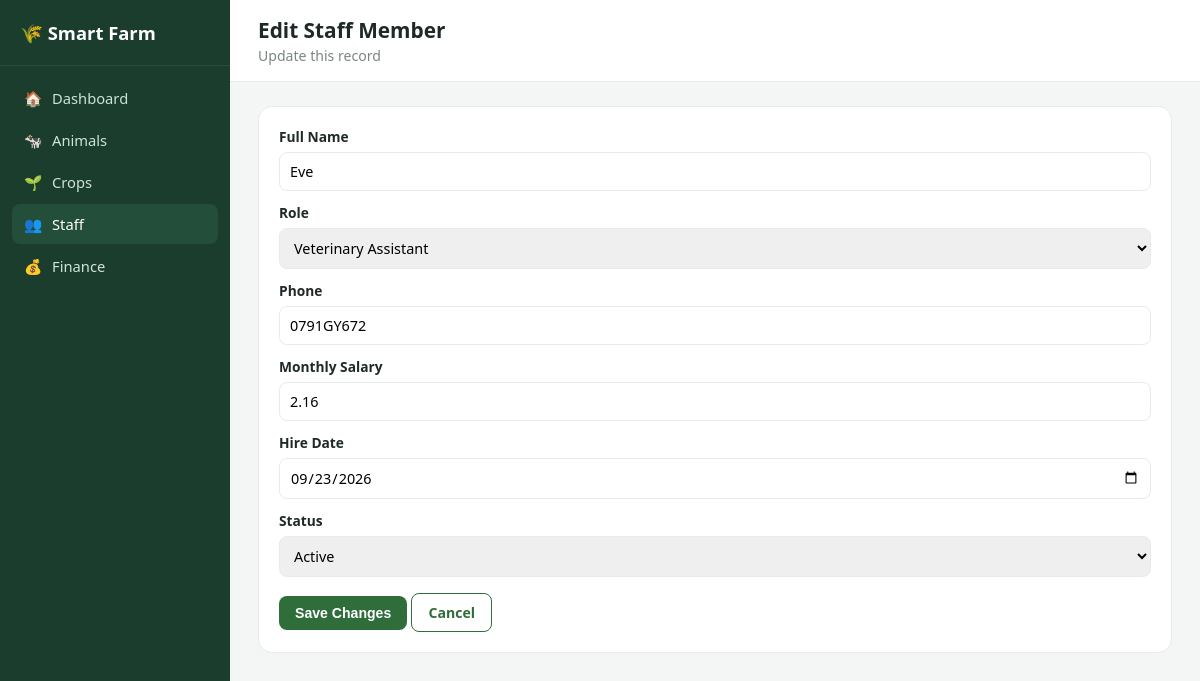
Screenshot of /staff/1/edit with the database file from the repository.
### models.py (models this page shows)
class Staff(db.Model):
    __tablename__ = "staff"
    id = db.Column(db.Integer, primary_key=True)
    name = db.Column(db.String(80), nullable=False)
    role = db.Column(db.String(50))
    phone = db.Column(db.String(30))
    hire_date = db.Column(db.Date)
    monthly_salary = db.Column(db.Float, default=0)
    status = db.Column(db.String(20), default="Active")  # Active/Inactive

### app.py (the view, shortened to what this page needs)
@app.route("/staff/<int:staff_id>/edit", methods=["GET", "POST"])
def edit_staff(staff_id):
    member = Staff.query.get_or_404(staff_id)
    return render_template("/staff/add_staff.html", member=member)

### templates/staff/add_staff.html (shortened to what this page needs)
{% extends "base.html" %}
{% block page_title %}{{ 'Edit' if member else 'Add' }} Staff Member{% endblock %}
{% block page_subtitle %}{{ 'Update this record' if member else 'Add a new team member' }}{% endblock %}
{% block content %}
  <div class="card">
    <form method="POST">
      <div class="field" style="margin-bottom:12px;">
        <label>Full Name</label>
        <input type="text" name="name" required value="{{ member.name if member else '' }}">
      </div>
      <div class="field" style="margin-bottom:12px;">
        <label>Role</label>
        <select name="role">
          {% for role_name in ["Herder", "Farmhand", "Manager", "Veterinary Assistant", "Driver", "Security"] %}
          <option value="{{ role_name }}" {{ 'selected' if member and member.role == role_name }}>{{ role_name }}</option>
          {% endfor %}
        </select>
      </div>
      <div class="field" style="margin-bottom:12px;">
        <label>Phone</label>
        <input type="text" name="phone" value="{{ member.phone if member else '' }}">
      </div>
      <div class="field" style="margin-bottom:12px;">
        <label>Monthly Salary</label>
        <input type="number" step="0.01" name="monthly_salary" value="{{ member.monthly_salary if member else '' }}">
      </div>
      <div class="field" style="margin-bottom:12px;">
        <label>Hire Date</label>
        <input type="date" name="hire_date" value="{{ member.hire_date if member else '' }}">
      </div>
      <div class="field" style="margin-bottom:16px;">
        <label>Status</label>
        <select name="status">
          <option value="Active" {{ 'selected' if member and member.status=='Active' }}>Active</option>
        </select>
      </div>
      <button type="submit" class="btn">{{ 'Save Changes' if member else 'Add Staff Member' }}</button>
      <a href="{{ url_for('staff') }}" class="btn secondary">Cancel</a>
    </form>
  </div>
{% endblock %}

### static/css/style.css (style rules this page uses)
:root { --sidebar-bg: #1a3d2e; --sidebar-bg-light: #234f3a; --accent: #2f6d3a; --accent-light: #eaf6ee; --bg: #f3f6f4; --card: #ffffff; --text: #1f2a24; --muted: #7a877e; --border: #e7ece8; --danger: #d64545; --warning: #e0a627; --blue: #3b82c4; }
* { box-sizing: border-box; }
body { margin: 0; font-family: "Segoe UI", Arial, sans-serif; background: var(--bg); color: var(--text); }
.card { background: var(--card); border: 1px solid var(--border); border-radius: 14px; padding: 20px; margin-bottom: 20px; }
.btn { display: inline-block; background: var(--accent); color: white; border: none; padding: 9px 16px; border-radius: 8px; cursor: pointer; text-decoration: none; font-size: 0.88rem; font-weight: 600; }
.btn.secondary { background: transparent; color: var(--accent); border: 1px solid var(--accent); }
.field label { display: block; margin-bottom: 6px; font-weight: 600; font-size: 0.86rem; }
.field input, .field select, .field textarea { width: 100%; padding: 9px 10px; border: 1px solid var(--border); border-radius: 8px; font-size: 0.9rem; font-family: inherit; }

### rows the page displays
Staff: name "Eve", phone "0791GY672", monthly_salary "2.16", hire_date "09/23/2026"

### other values shown
{{ 'Edit' if member else 'Add' }} "Edit"
{{ 'Update this record' if member else 'Add a new team member' }} "Update this record"
{{ 'Save Changes' if member else 'Add Staff Member' }} "Save Changes"
form field role "Veterinary Assistant"
